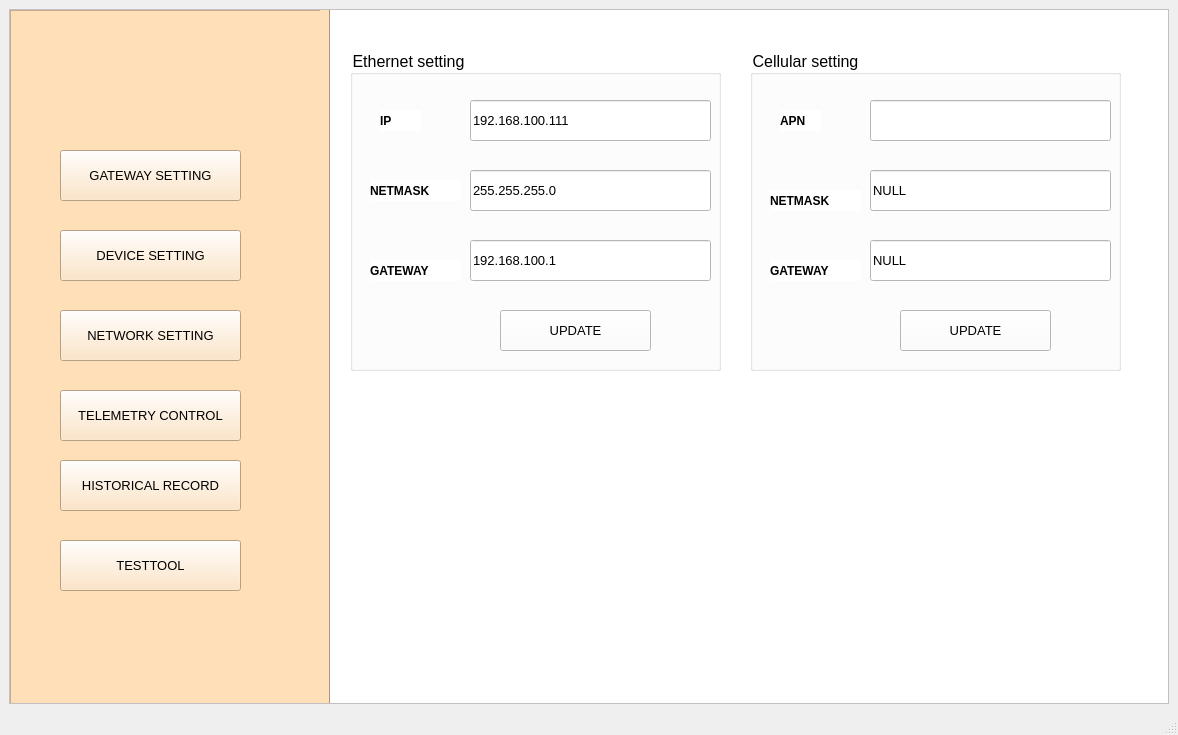
<?xml version="1.0" encoding="UTF-8"?>
<ui version="4.0">
 <class>network</class>
 <widget class="QMainWindow" name="network">
  <property name="geometry">
   <rect>
    <x>0</x>
    <y>0</y>
    <width>1178</width>
    <height>735</height>
   </rect>
  </property>
  <property name="windowTitle">
   <string>TEST TOOL</string>
  </property>
  <widget class="QWidget" name="centralwidget">
   <layout class="QVBoxLayout" name="verticalLayout">
    <item>
     <widget class="QScrollArea" name="scrollArea">
      <property name="styleSheet">
       <string notr="true">background-color:rgb(255, 248, 254)
</string>
      </property>
      <property name="widgetResizable">
       <bool>true</bool>
      </property>
      <widget class="QWidget" name="scrollAreaWidgetContents">
       <property name="geometry">
        <rect>
         <x>0</x>
         <y>0</y>
         <width>1154</width>
         <height>660</height>
        </rect>
       </property>
       <widget class="QFrame" name="list">
        <property name="geometry">
         <rect>
          <x>0</x>
          <y>0</y>
          <width>321</width>
          <height>761</height>
         </rect>
        </property>
        <property name="styleSheet">
         <string notr="true">background-color:rgb(255, 223, 183)</string>
        </property>
        <property name="frameShape">
         <enum>QFrame::StyledPanel</enum>
        </property>
        <property name="frameShadow">
         <enum>QFrame::Raised</enum>
        </property>
        <widget class="QPushButton" name="networksetting">
         <property name="geometry">
          <rect>
           <x>50</x>
           <y>300</y>
           <width>181</width>
           <height>51</height>
          </rect>
         </property>
         <property name="font">
          <font>
           <family>Segoe UI</family>
           <pointsize>10</pointsize>
          </font>
         </property>
         <property name="text">
          <string>NETWORK SETTING</string>
         </property>
        </widget>
        <widget class="QPushButton" name="gatewaysetting">
         <property name="geometry">
          <rect>
           <x>50</x>
           <y>140</y>
           <width>181</width>
           <height>51</height>
          </rect>
         </property>
         <property name="font">
          <font>
           <pointsize>10</pointsize>
          </font>
         </property>
         <property name="text">
          <string>GATEWAY SETTING</string>
         </property>
        </widget>
        <widget class="QPushButton" name="devicesetting">
         <property name="geometry">
          <rect>
           <x>50</x>
           <y>220</y>
           <width>181</width>
           <height>51</height>
          </rect>
         </property>
         <property name="font">
          <font>
           <pointsize>10</pointsize>
          </font>
         </property>
         <property name="text">
          <string>DEVICE SETTING</string>
         </property>
        </widget>
        <widget class="QPushButton" name="historical">
         <property name="geometry">
          <rect>
           <x>50</x>
           <y>450</y>
           <width>181</width>
           <height>51</height>
          </rect>
         </property>
         <property name="font">
          <font>
           <pointsize>10</pointsize>
          </font>
         </property>
         <property name="text">
          <string>HISTORICAL RECORD</string>
         </property>
        </widget>
        <widget class="Line" name="line">
         <property name="geometry">
          <rect>
           <x>310</x>
           <y>0</y>
           <width>20</width>
           <height>761</height>
          </rect>
         </property>
         <property name="font">
          <font>
           <weight>50</weight>
           <bold>false</bold>
          </font>
         </property>
         <property name="orientation">
          <enum>Qt::Vertical</enum>
         </property>
        </widget>
        <widget class="QPushButton" name="testtool">
         <property name="geometry">
          <rect>
           <x>50</x>
           <y>530</y>
           <width>181</width>
           <height>51</height>
          </rect>
         </property>
         <property name="font">
          <font>
           <pointsize>10</pointsize>
          </font>
         </property>
         <property name="text">
          <string>TESTTOOL</string>
         </property>
        </widget>
        <widget class="QPushButton" name="telemetrycontrol">
         <property name="geometry">
          <rect>
           <x>50</x>
           <y>380</y>
           <width>181</width>
           <height>51</height>
          </rect>
         </property>
         <property name="font">
          <font>
           <pointsize>10</pointsize>
          </font>
         </property>
         <property name="text">
          <string>TELEMETRY CONTROL</string>
         </property>
        </widget>
        <zorder>gatewaysetting</zorder>
        <zorder>devicesetting</zorder>
        <zorder>historical</zorder>
        <zorder>line</zorder>
        <zorder>networksetting</zorder>
        <zorder>testtool</zorder>
        <zorder>telemetrycontrol</zorder>
       </widget>
       <widget class="QFrame" name="seial_workspace">
        <property name="geometry">
         <rect>
          <x>320</x>
          <y>0</y>
          <width>1001</width>
          <height>761</height>
         </rect>
        </property>
        <property name="styleSheet">
         <string notr="true">background-color:rgb(255, 255, 255)</string>
        </property>
        <widget class="QGroupBox" name="groupBox_2">
         <property name="geometry">
          <rect>
           <x>20</x>
           <y>40</y>
           <width>371</width>
           <height>321</height>
          </rect>
         </property>
         <property name="font">
          <font>
           <pointsize>12</pointsize>
           <underline>false</underline>
          </font>
         </property>
         <property name="title">
          <string>Ethernet setting</string>
         </property>
         <widget class="QLabel" name="label_23">
          <property name="geometry">
           <rect>
            <x>30</x>
            <y>60</y>
            <width>41</width>
            <height>21</height>
           </rect>
          </property>
          <property name="font">
           <font>
            <pointsize>9</pointsize>
            <weight>75</weight>
            <bold>true</bold>
           </font>
          </property>
          <property name="text">
           <string>IP</string>
          </property>
         </widget>
         <widget class="QLabel" name="label_24">
          <property name="geometry">
           <rect>
            <x>20</x>
            <y>130</y>
            <width>91</width>
            <height>21</height>
           </rect>
          </property>
          <property name="font">
           <font>
            <pointsize>9</pointsize>
            <weight>75</weight>
            <bold>true</bold>
           </font>
          </property>
          <property name="text">
           <string>NETMASK</string>
          </property>
         </widget>
         <widget class="QLabel" name="label_25">
          <property name="geometry">
           <rect>
            <x>20</x>
            <y>210</y>
            <width>91</width>
            <height>21</height>
           </rect>
          </property>
          <property name="font">
           <font>
            <pointsize>9</pointsize>
            <weight>75</weight>
            <bold>true</bold>
           </font>
          </property>
          <property name="text">
           <string>GATEWAY</string>
          </property>
         </widget>
         <widget class="QPushButton" name="update">
          <property name="geometry">
           <rect>
            <x>150</x>
            <y>260</y>
            <width>151</width>
            <height>41</height>
           </rect>
          </property>
          <property name="font">
           <font>
            <pointsize>10</pointsize>
           </font>
          </property>
          <property name="text">
           <string>UPDATE</string>
          </property>
         </widget>
         <widget class="QLineEdit" name="ip">
          <property name="geometry">
           <rect>
            <x>120</x>
            <y>50</y>
            <width>241</width>
            <height>41</height>
           </rect>
          </property>
          <property name="font">
           <font>
            <pointsize>10</pointsize>
           </font>
          </property>
          <property name="text">
           <string>192.168.100.111</string>
          </property>
         </widget>
         <widget class="QLineEdit" name="netmask">
          <property name="geometry">
           <rect>
            <x>120</x>
            <y>120</y>
            <width>241</width>
            <height>41</height>
           </rect>
          </property>
          <property name="font">
           <font>
            <pointsize>10</pointsize>
           </font>
          </property>
          <property name="text">
           <string>255.255.255.0</string>
          </property>
         </widget>
         <widget class="QLineEdit" name="gateway">
          <property name="geometry">
           <rect>
            <x>120</x>
            <y>190</y>
            <width>241</width>
            <height>41</height>
           </rect>
          </property>
          <property name="font">
           <font>
            <pointsize>10</pointsize>
           </font>
          </property>
          <property name="text">
           <string>192.168.100.1</string>
          </property>
         </widget>
        </widget>
        <widget class="QGroupBox" name="groupBox_3">
         <property name="geometry">
          <rect>
           <x>420</x>
           <y>40</y>
           <width>371</width>
           <height>321</height>
          </rect>
         </property>
         <property name="font">
          <font>
           <pointsize>12</pointsize>
           <underline>false</underline>
          </font>
         </property>
         <property name="title">
          <string>Cellular setting</string>
         </property>
         <widget class="QLabel" name="label_26">
          <property name="geometry">
           <rect>
            <x>30</x>
            <y>60</y>
            <width>41</width>
            <height>21</height>
           </rect>
          </property>
          <property name="font">
           <font>
            <pointsize>9</pointsize>
            <weight>75</weight>
            <bold>true</bold>
           </font>
          </property>
          <property name="text">
           <string>APN</string>
          </property>
         </widget>
         <widget class="QLabel" name="label_27">
          <property name="geometry">
           <rect>
            <x>20</x>
            <y>140</y>
            <width>91</width>
            <height>21</height>
           </rect>
          </property>
          <property name="font">
           <font>
            <pointsize>9</pointsize>
            <weight>75</weight>
            <bold>true</bold>
           </font>
          </property>
          <property name="text">
           <string>NETMASK</string>
          </property>
         </widget>
         <widget class="QLabel" name="label_28">
          <property name="geometry">
           <rect>
            <x>20</x>
            <y>210</y>
            <width>91</width>
            <height>21</height>
           </rect>
          </property>
          <property name="font">
           <font>
            <pointsize>9</pointsize>
            <weight>75</weight>
            <bold>true</bold>
           </font>
          </property>
          <property name="text">
           <string>GATEWAY</string>
          </property>
         </widget>
         <widget class="QPushButton" name="connect_3">
          <property name="geometry">
           <rect>
            <x>150</x>
            <y>260</y>
            <width>151</width>
            <height>41</height>
           </rect>
          </property>
          <property name="font">
           <font>
            <pointsize>10</pointsize>
           </font>
          </property>
          <property name="text">
           <string>UPDATE</string>
          </property>
         </widget>
         <widget class="QLineEdit" name="lineEdit_4">
          <property name="geometry">
           <rect>
            <x>120</x>
            <y>50</y>
            <width>241</width>
            <height>41</height>
           </rect>
          </property>
          <property name="font">
           <font>
            <pointsize>10</pointsize>
           </font>
          </property>
          <property name="text">
           <string/>
          </property>
         </widget>
         <widget class="QLineEdit" name="lineEdit_5">
          <property name="geometry">
           <rect>
            <x>120</x>
            <y>120</y>
            <width>241</width>
            <height>41</height>
           </rect>
          </property>
          <property name="font">
           <font>
            <pointsize>10</pointsize>
           </font>
          </property>
          <property name="text">
           <string>NULL</string>
          </property>
         </widget>
         <widget class="QLineEdit" name="lineEdit_6">
          <property name="geometry">
           <rect>
            <x>120</x>
            <y>190</y>
            <width>241</width>
            <height>41</height>
           </rect>
          </property>
          <property name="font">
           <font>
            <pointsize>10</pointsize>
           </font>
          </property>
          <property name="text">
           <string>NULL</string>
          </property>
         </widget>
        </widget>
       </widget>
      </widget>
     </widget>
    </item>
   </layout>
  </widget>
  <widget class="QStatusBar" name="statusbar"/>
  <widget class="QMenuBar" name="menubar">
   <property name="geometry">
    <rect>
     <x>0</x>
     <y>0</y>
     <width>1178</width>
     <height>26</height>
    </rect>
   </property>
  </widget>
 </widget>
 <resources/>
 <connections/>
</ui>
